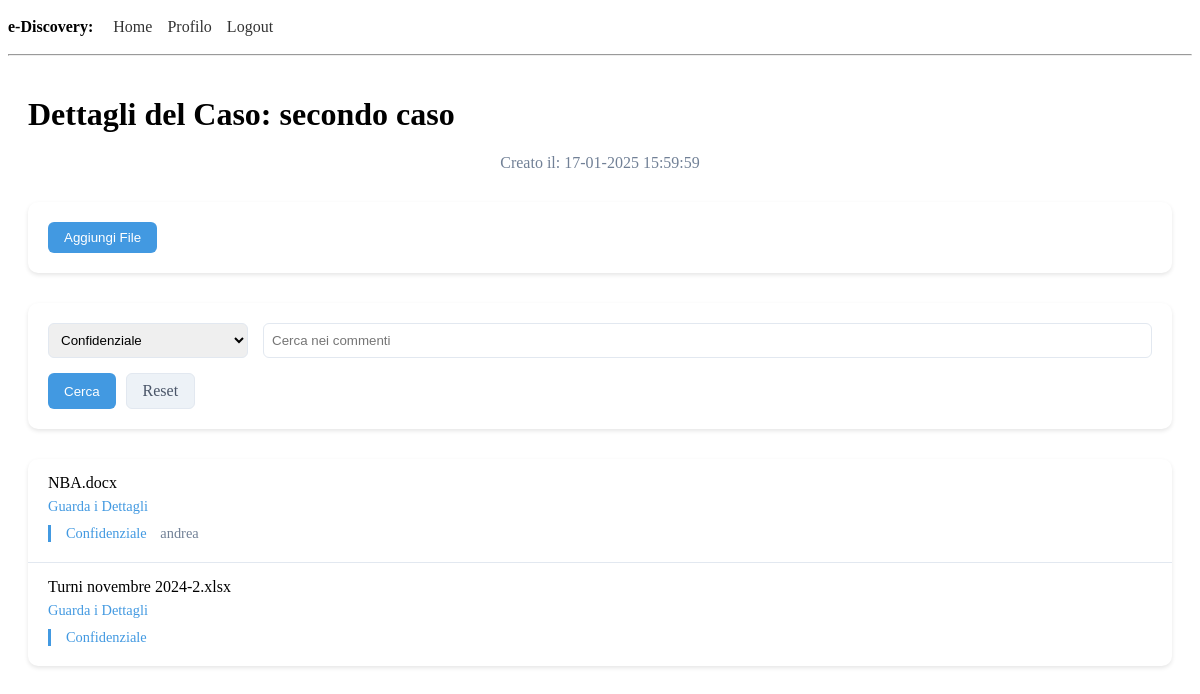
Page /case/7?label_filter=Confidenziale (signed in) on the committed database.
### app/models.py (models this page shows, shortened)
class Case(db.Model):
    __tablename__ = 'cases'
    id = db.Column(db.Integer, primary_key=True)
    name = db.Column(db.String(128), nullable=False, unique=True)
    created_at = db.Column(db.DateTime, default=lambda: datetime.now(timezone.utc))
    files = db.relationship('File', backref='case', lazy='dynamic')

class File(db.Model):
    __tablename__ = 'files'
    id = db.Column(db.Integer, primary_key=True)
    case_id = db.Column(db.Integer, db.ForeignKey('cases.id'), nullable=False)
    filename = db.Column(db.String(256), nullable=False)
    relative_path = db.Column(db.String(512), nullable=False)
    file_metadata = db.Column(db.JSON, nullable=False) #salviamo i metadati in formato JSON
    uploaded_at = db.Column(db.DateTime, default=lambda: datetime.now(timezone.utc))
    annotations = db.relationship('FileAnnotation', backref='file', lazy='dynamic', cascade='all, delete-orphan')

class FileAnnotation(db.Model):
    __tablename__ = 'file_annotations'
    id = db.Column(db.Integer, primary_key=True)
    file_id = db.Column(db.Integer, db.ForeignKey('files.id'), nullable=False)
    label = db.Column(db.String(50), nullable=False)
    comment = db.Column(db.Text, nullable=True)
    created_at = db.Column(db.DateTime, default=lambda: datetime.now(timezone.utc))
    created_by = db.Column(db.Integer, db.ForeignKey('user.id'), nullable=False)
    user = db.relationship('User', backref='file_annotations')

### app/routes.py (the view)
@app.route('/case/<int:case_id>')
@login_required
def case_details(case_id):
    case = Case.query.get_or_404(case_id)
    label_filter = request.args.get('label_filter', '').strip()
    comment_search = request.args.get('comment_search', '').strip()
    query = File.query.filter(File.case_id == case_id)
    if label_filter:
        if label_filter == 'unlabeled':
            files_with_annotations = db.session.query(FileAnnotation.file_id).distinct()
            query = query.filter(~File.id.in_(files_with_annotations))
        else:
            query = query.join(FileAnnotation).filter(FileAnnotation.label == label_filter)
    if comment_search:
        query = query.join(FileAnnotation).filter(FileAnnotation.comment.ilike(f'%{comment_search}%'))
    files = query.distinct().all()
    return render_template('case_details.html', case=case, files=files, label_filter=label_filter, comment_search=comment_search)

### app/models.py (called while the page is built)
    @login.user_loader
    def load_user(id):
        return db.session.get(User, int(id))

### app/routes.py (called while the page is built)
@app.before_request
def before_request():
    if current_user.is_authenticated:
        current_user.last_seen = datetime.now(timezone.utc)
        db.session.commit()

### app/templates/case_details.html (shortened to what this page needs)
{% extends "base.html" %}
{% block content %}
<div class="case-details-container">
    <h1>Dettagli del Caso: {{case.name}}</h1>
    <p class="creation-date">Creato il: {{case.created_at.strftime('%d-%m-%Y %H:%M:%S')}}</p>
    <div class="upload-section">
        <button onclick="toggleUploadForm()" class="toggle-btn">Aggiungi File</button>
    </div>
    <div class="search-container">
        <form action="{{url_for('case_details', case_id=case.id)}}" method="get" class="search-form">
            <div class="search-controls">
                <select name="label_filter" class="label-filter">
                    <option value="Confidenziale" {% if label_filter == 'Confidenziale' %} selected {% endif %}>Confidenziale</option>
                </select>
                <input type="text" name="comment_search" placeholder="Cerca nei commenti" value="{{comment_search if comment_search}}" class="comment-search">
            </div>
            <div class="button-group">
                <button type="submit" class="search-btn">Cerca</button>
                {% if label_filter or comment_search %}
                <a href="{{url_for('case_details', case_id=case.id)}}" class="reset-btn">Reset</a>
                {% endif %}
            </div>
        </form>
    </div>
    <div class="files-list">
        {% if files %}
        {% for file in files%}
        <div class="file-item">
            <div class="file-name">{{file.filename.split('/')[-1]}}</div>
            <a href="{{url_for('file_info', file_id=file.id)}}" class="view-details">Guarda i Dettagli</a>
            {% if label_filter or comment_search %}
            <div class="matching-annotations">
                {% for annotation in file.annotations %}
                {% if (label_filter and annotation.label == label_filter) or (comment_search and annotation.comment and comment_search.lower() in annotation.comment.lower()) %}
                <div class="annotation-preview">
                    <span class="label">{{annotation.label}}</span>
                    {% if annotation.comment %}
                    <span class="comment">{{ annotation.comment }}</span>
                    {% endif %}
                </div>
                {% endif %}
                {% endfor %}
            </div>
            {% endif %}
        </div>
        {% endfor %}
        {% endif %}
    </div>
</div>
{% endblock %}

### app/templates/case_details.html (style rules this page uses)
.case-details-container { max-width: 1200px; margin: 40px auto; padding: 0 20px; }
.creation-date { text-align: center; color: #718096; margin-bottom: 30px; }
.upload-section { background: white; padding: 20px; border-radius: 10px; box-shadow: 0 2px 4px rgba(0, 0, 0, 0.1); margin-bottom: 30px; }
.toggle-btn { background: #4299e1; color: white; padding: 8px 16px; border: none; border-radius: 6px; cursor: pointer; }
.search-container { background: white; padding: 20px; border-radius: 10px; box-shadow: 0 2px 4px rgba(0, 0, 0, 0.1); margin-bottom: 30px; }
.search-controls { display: flex; gap: 15px; margin-bottom: 15px; }
.label-filter, .comment-search { padding: 8px; border: 1px solid #e2e8f0; border-radius: 6px; }
.label-filter { min-width: 200px; }
.comment-search { flex-grow: 1; }
.button-group { display: flex; gap: 10px; }
.search-btn, .reset-btn { padding: 8px 16px; border-radius: 6px; cursor: pointer; }
.search-btn { background: #4299e1; color: white; border: none; }
.reset-btn { background: #edf2f7; color: #4a5568; text-decoration: none; border: 1px solid #e2e8f0; }
.files-list { background: white; border-radius: 10px; box-shadow: 0 2px 4px rgba(0, 0, 0, 0.1); overflow: hidden; }
.file-item { padding: 15px 20px; border-bottom: 1px solid #e2e8f0; }
.file-item:last-child { border-bottom: none; }
.file-name { font-weight: 500; margin-bottom: 5px; }
.view-details { color: #4299e1; text-decoration: none; font-size: 0.9em; }
.matching-annotations { margin-top: 10px; padding-left: 15px; border-left: 3px solid #4299e1; }
.annotation-preview { margin: 5px 0; font-size: 0.9em; }
.annotation-preview .label { font-weight: 500; color: #4299e1; margin-right: 10px; }
.annotation-preview .comment { color: #718096; }

### rows in the picture
Case: name "secondo caso", created_at "17-01-2025 15:59:59"
File: filename "NBA.docx"
FileAnnotation: label "Confidenziale", comment "andrea"
File: filename "Turni novembre 2024-2.xlsx"
FileAnnotation: label "Confidenziale"
